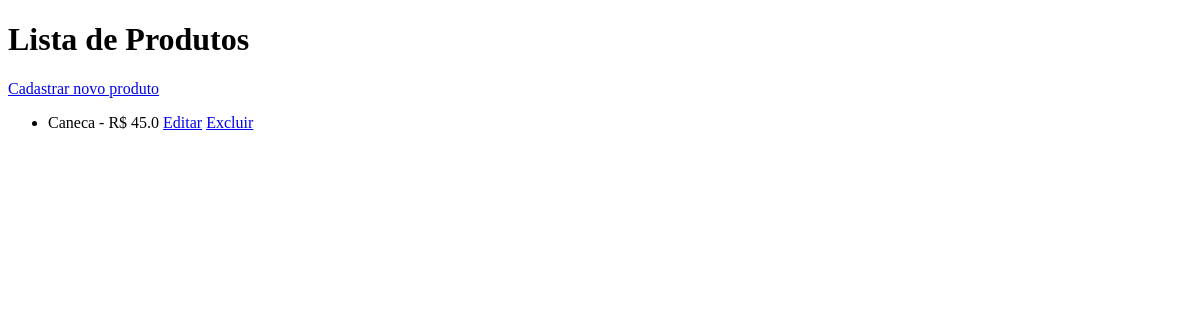
The page /produtos/ on the database as committed earlier.
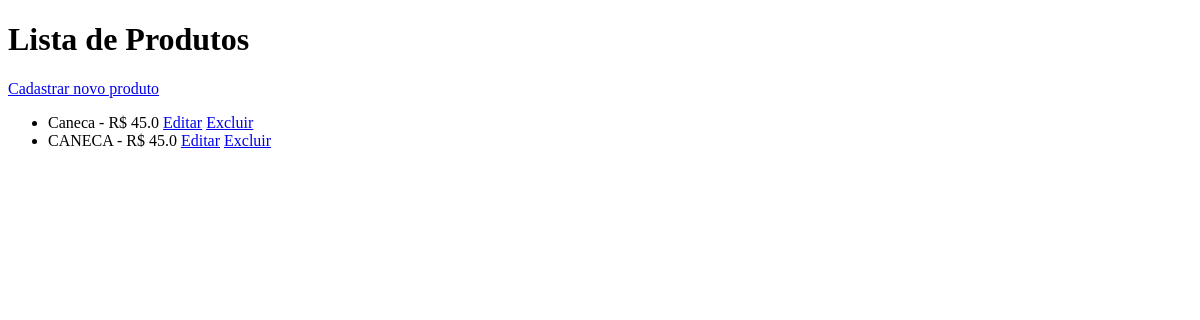
The same page on the database as committed later.
### loja/models.py (models this page shows, shortened)
class Produto(models.Model):
    nome = models.CharField(max_length=100)
    preco = models.FloatField()

### loja/views.py (the view)
# urls.py: path('produtos/', views.lista_produtos, name='lista_produtos'),
def lista_produtos(request):
    produtos = Produto.objects.all()
    return render(request, 'lista_produtos.html', {'produtos': produtos})

### loja/templates/lista_produtos.html (shortened to what this page needs)
<!DOCTYPE html>
<html lang="en">
<head>
</head>
<body>
<h1>Lista de Produtos</h1>
<a href="/produto/">Cadastrar novo produto</a>
<ul>
    {% for produto in produtos %}
        <li>
            {{ produto.nome }} - R$ {{ produto.preco }}
            <a href="{% url 'editar_produto' produto.id %}">Editar</a>
            <a href="{% url 'excluir_produto' produto.id %}">
                Excluir
            </a>
        </li>
    {% endfor %}
</ul>
</body>
</html>

Rows that differ between the two databases and show on the page:
added Produto: nome "CANECA", preco "45.0"
